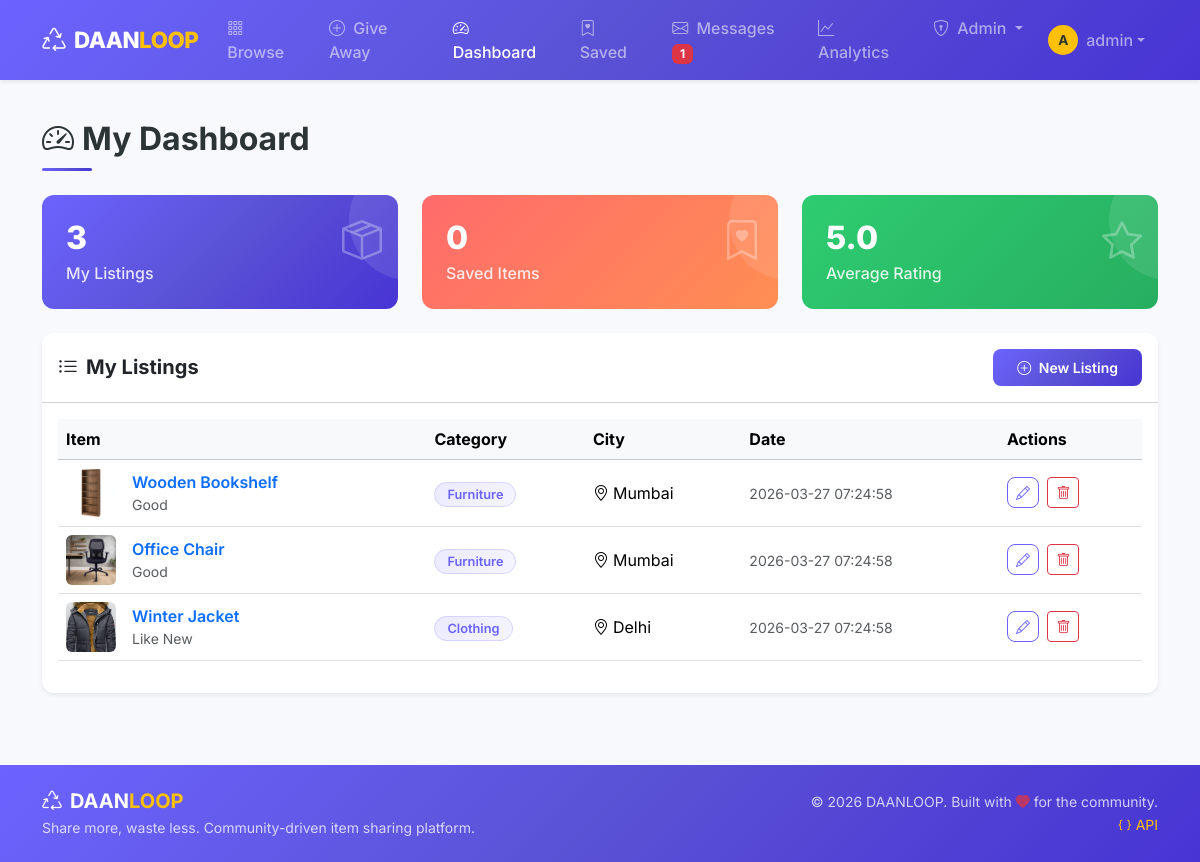
The app's page /dashboard (signed in) with its own data.
### tables this page shows
CREATE TABLE listings (
            id INTEGER PRIMARY KEY AUTOINCREMENT,
            title TEXT NOT NULL,
            description TEXT NOT NULL,
            category TEXT NOT NULL,
            city TEXT NOT NULL,
            location TEXT DEFAULT '',
            condition TEXT DEFAULT 'Good',
            contact_number TEXT DEFAULT '',
            image_path TEXT DEFAULT '',
            owner_id INTEGER NOT NULL,
            status TEXT DEFAULT 'active' CHECK(status IN ('active','soft_deleted','claimed')),
            created_at TIMESTAMP DEFAULT CURRENT_TIMESTAMP,
            FOREIGN KEY (owner_id) REFERENCES users(id)
        );

### sprint1/listings.py (the view)
@listings_bp.route('/dashboard')
@login_required
def dashboard():
    my_listings, total, _ = get_listings(owner_id=session['user_id'], per_page=100, status='active')
    return render_template('sprint1/dashboard.html', listings=my_listings, total=total)

### database.py (called while the page is built)
def get_db():
    db = sqlite3.connect(Config.DATABASE)
    db.row_factory = sqlite3.Row
    db.execute("PRAGMA foreign_keys = ON")
    return db

### models/bookmark_model.py (called while the page is built)
def get_user_bookmarks(user_id):
    db = get_db()
    rows = db.execute('''
        SELECT l.*, u.username as owner_name, b.created_at as bookmarked_at
        FROM bookmarks b
        JOIN listings l ON b.listing_id = l.id
        JOIN users u ON l.owner_id = u.id
        WHERE b.user_id = ? AND l.status = 'active'
        ORDER BY b.created_at DESC
    ''', (user_id,)).fetchall()
    close_db(db)
    return rows

### models/message_model.py (called while the page is built)
def count_unread(user_id):
    db = get_db()
    result = db.execute(
        "SELECT COUNT(*) as cnt FROM messages WHERE receiver_id = ? AND is_read = 0",
        (user_id,)
    ).fetchone()
    close_db(db)
    return result['cnt']

### models/rating_model.py (called while the page is built)
def get_average_rating(user_id):
    db = get_db()
    result = db.execute(
        'SELECT AVG(rating) as avg_rating, COUNT(*) as cnt FROM ratings WHERE rated_user_id = ?',
        (user_id,)
    ).fetchone()
    close_db(db)
    avg = result['avg_rating']
    return round(avg, 1) if avg else 0, result['cnt']

### utils/security.py (called while the page is built)
def login_required(f):
    @wraps(f)
    def decorated_function(*args, **kwargs):
        if 'user_id' not in session:
            flash('Please login to access this page.', 'warning')
            return redirect(url_for('sprint1_auth.login'))
        return f(*args, **kwargs)
    return decorated_function

### templates/sprint1/dashboard.html (shortened to what this page needs)
{% extends "base.html" %}
{% block content %}
<h2 class="section-title mb-4">
    <i class="bi bi-speedometer2 me-2"></i>My Dashboard
</h2>
<div class="row g-4 mb-4">
    <div class="col-md-4">
        <div class="stat-card bg-gradient-purple">
            <i class="bi bi-box-seam stat-icon"></i>
            <h3>{{ total }}</h3>
            <p>My Listings</p>
        </div>
    </div>
    {% if config.SPRINT2 %}
    <div class="col-md-4">
        <div class="stat-card bg-gradient-red">
            <i class="bi bi-bookmark-heart stat-icon"></i>
            <h3>{{ bookmark_count|default(0) }}</h3>
            <p>Saved Items</p>
        </div>
    </div>
    <div class="col-md-4">
        <div class="stat-card bg-gradient-green">
            <i class="bi bi-star stat-icon"></i>
            <h3>{{ avg_rating|default('N/A') }}</h3>
            <p>Average Rating</p>
        </div>
    </div>
    {% endif %}
</div>
<div class="card shadow-sm">
    <div class="card-header bg-white py-3 d-flex justify-content-between align-items-center">
        <h5 class="mb-0 fw-bold"><i class="bi bi-list-ul me-2"></i>My Listings</h5>
        <a href="{{ url_for('sprint1_listings.create') }}" class="btn btn-primary btn-sm">
            <i class="bi bi-plus-circle me-1"></i> New Listing
        </a>
    </div>
    <div class="card-body">
        {% if listings %}
        <div class="table-responsive">
            <table class="table table-hover align-middle">
                <thead class="table-light">
                    <tr>
                        <th>Item</th>
                        <th>Category</th>
                        <th>City</th>
                        <th>Date</th>
                        <th>Actions</th>
                    </tr>
                </thead>
                <tbody>
                    {% for listing in listings %}
                    <tr>
                        <td>
                            <div class="d-flex align-items-center">
                                {% if listing.image_path %}
                                <img src="{{ url_for('static', filename=listing.image_path) }}" class="rounded me-3" width="50" height="50" style="object-fit: cover;">
                                {% else %}
                                <div class="bg-light rounded me-3 d-flex align-items-center justify-content-center" style="width:50px;height:50px;">
                                    <i class="bi bi-image text-muted"></i>
                                </div>
                                {% endif %}
                                <div>
                                    <a href="{{ url_for('sprint1_listings.view_listing', listing_id=listing.id) }}" class="fw-semibold text-decoration-none">{{ listing.title }}</a>
                                    <div class="small text-muted">{{ listing.condition }}</div>
                                </div>
                            </div>
                        </td>
                        <td><span class="category-badge">{{ listing.category }}</span></td>
                        <td><i class="bi bi-geo-alt me-1"></i>{{ listing.city }}</td>
                        <td><small class="text-muted">{{ listing.created_at }}</small></td>
                        <td>
                            <a href="{{ url_for('sprint1_listings.edit', listing_id=listing.id) }}" class="btn btn-sm btn-outline-primary me-1" data-bs-toggle="tooltip" title="Edit">
                                <i class="bi bi-pencil"></i>
                            </a>
                            <form action="{{ url_for('sprint1_listings.delete', listing_id=listing.id) }}" method="POST" class="d-inline delete-form">
                                <button type="submit" class="btn btn-sm btn-outline-danger" data-bs-toggle="tooltip" title="Delete">
                                    <i class="bi bi-trash"></i>
                                </button>
                            </form>
                        </td>
                    </tr>
                    {% endfor %}
                </tbody>
            </table>
        </div>
        {% endif %}
    </div>
</div>
{% endblock %}

### static/css/style.css (style rules this page uses)
:root { --primary: #6C63FF; --primary-dark: #5A52D5; --secondary: #FF6B6B; --accent: #FFC107; --success: #2ECC71; --dark: #2D3436; --light-bg: #F8F9FD; --card-shadow: 0 4px 15px rgba(108, 99, 255, 0.1); --card-hover-shadow: 0 8px 25px rgba(108, 99, 255, 0.2); --gradient-primary: linear-gradient(135deg, #6C63FF 0%, #5A52D5 50%, #4834D4 100%); --gradient-hero: linear-gradient(135deg, #6C63FF 0%, #A855F7 50%, #EC4899 100%); --gradient-warm: linear-gradient(135deg, #FF6B6B 0%, #FF8E53 100%); --gradient-cool: linear-gradient(135deg, #667EEA 0%, #764BA2 100%); --border-radius: 12px; }
body { font-family: 'Inter', -apple-system, BlinkMacSystemFont, sans-serif; background-color: var(--light-bg); color: var(--dark); min-height: 100vh; display: flex; flex-direction: column; }
.card { border: none; border-radius: var(--border-radius); box-shadow: var(--card-shadow); transition: all 0.3s ease; overflow: hidden; }
.stat-card { border-radius: var(--border-radius); padding: 1.5rem; color: white; position: relative; overflow: hidden; }
.stat-card::after { content: ''; position: absolute; top: -30%; right: -20%; width: 120px; height: 120px; background: rgba(255,255,255,0.1); border-radius: 50%; }
.stat-card .stat-icon { font-size: 2.5rem; opacity: 0.3; position: absolute; right: 1rem; top: 1rem; }
.stat-card h3 { font-weight: 800; font-size: 2rem; margin-bottom: 0.25rem; }
.stat-card p { margin-bottom: 0; opacity: 0.85; font-weight: 500; }
.bg-gradient-purple { background: var(--gradient-primary); }
.bg-gradient-red { background: var(--gradient-warm); }
.bg-gradient-green { background: linear-gradient(135deg, #2ECC71 0%, #27AE60 100%); }
.btn-primary { background: var(--gradient-primary); border: none; font-weight: 600; padding: 0.5rem 1.5rem; border-radius: 8px; transition: all 0.3s ease; }
.btn-outline-primary { color: var(--primary); border-color: var(--primary); font-weight: 600; border-radius: 8px; }
.category-badge { background: linear-gradient(135deg, #6C63FF22, #6C63FF11); color: var(--primary); border: 1px solid #6C63FF33; border-radius: 20px; padding: 0.25rem 0.75rem; font-size: 0.8rem; font-weight: 600; }
.section-title { font-weight: 700; position: relative; padding-bottom: 0.75rem; }
.section-title::after { content: ''; position: absolute; bottom: 0; left: 0; width: 50px; height: 3px; background: var(--gradient-primary); border-radius: 2px; }

### records on screen
listings: image_path (picture), title "Wooden Bookshelf", condition "Good", category "Furniture", city "Mumbai", created_at "2026-03-27 07:24:58"
listings: image_path (picture), title "Office Chair", condition "Good", category "Furniture", city "Mumbai", created_at "2026-03-27 07:24:58"
listings: image_path (picture), title "Winter Jacket", condition "Like New", category "Clothing", city "Delhi", created_at "2026-03-27 07:24:58"

### other values on screen
{{ unread_count }} "1"
{{ session.username[0]|upper }} "A"
{{ session.username }} "admin"
{{ total }} "3"
{{ bookmark_count|default(0) }} "0"
{{ avg_rating|default('N/A') }} "5.0"
